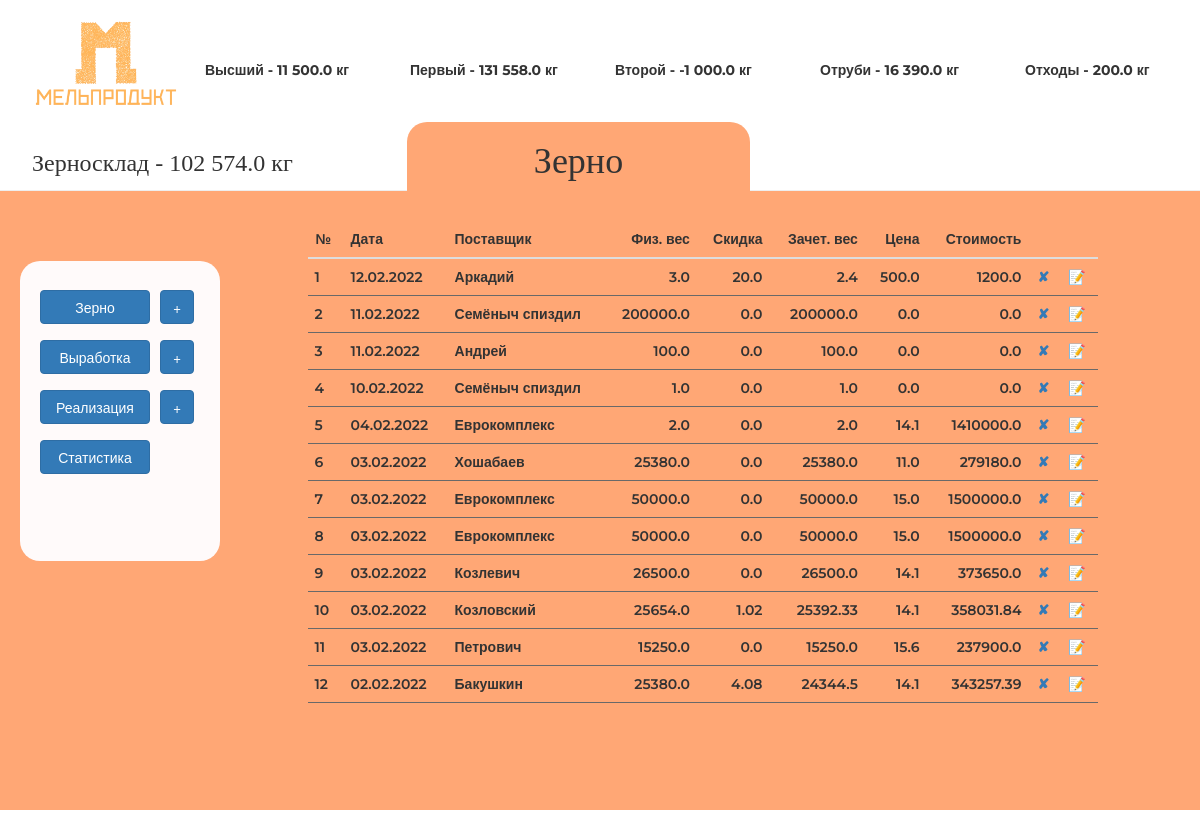
Page /grain on the earlier database version.
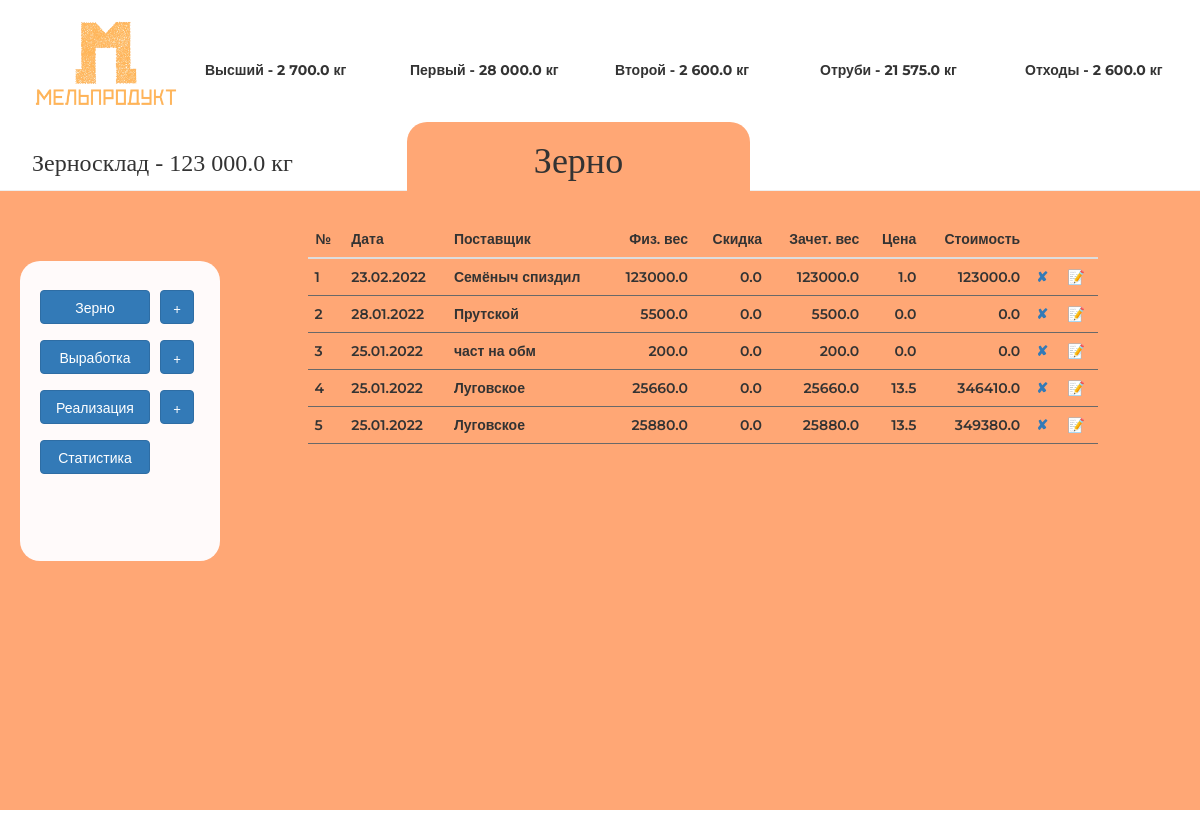
Same page on the later database version.
### main.py (models this page shows)
class Grain(db.Model):
    __tablename__ = "grains"
    id = db.Column(db.Integer, primary_key=True)
    agent = db.Column(db.String(250), nullable=False)
    date = db.Column(db.Date(), nullable=False)
    value = db.Column(db.Float(20), nullable=False)
    discount = db.Column(db.Float(20), nullable=False)
    final_value = db.Column(db.Float(20), nullable=False)
    price = db.Column(db.Float(20), nullable=False)
    cost = db.Column(db.Float(20), nullable=False)

### main.py (the view)
@app.route('/grain', methods=['GET', 'POST'])
def grain():
    stock = Stock.query.filter_by(id=1).first()
    grain_form = AddGrain(discount=0, date=dt.datetime.now())
    table = db.session.query(Grain).filter(Grain.date <= dt.datetime.now(),
                                                 Grain.date >= dt.datetime.now() - dt.timedelta(
                                                     days=30)).order_by(Grain.date).all()
    return render_template('grain.html', title='Зерно', form=grain_form, first='{:,}'.format(stock.first).replace(',', ' '),
                           second='{:,}'.format(stock.second).replace(',', ' '),
                           highest='{:,}'.format(stock.highest).replace(',', ' '),
                           bran='{:,}'.format(stock.bran).replace(',', ' '),
                           waste='{:,}'.format(stock.waste).replace(',', ' '),
                           grain='{:,}'.format(stock.grain).replace(',', ' '), table=reversed(table),
                           button='grain', target='grain', onclick1='onclick=', onclick22='onclick=', onclick3='onclick=',
                           onclick11='onclick=', onclick33='onclick=', bcolor='#ffa775',
                           mright='450px', bimage='/../static/img/FFA775.png'
                           )

### main.py (called while the page is built)
@app.template_filter('jround')
def jround(x):
    y = round(x, 2)
    return y

### templates/grain.html (shortened to what this page needs)
{% extends 'index.html' %}
{% block table %}
{% include "grain-table.html" %}
{% endblock %}

### templates/grain-table.html (shortened to what this page needs)
<div class="col-md-8 col-sm-12" >
<table class="table table-hover counter">
        <thead>
          <tr>
            <th scope="col">№</th>
            <th scope="col">Дата</th>
            <th scope="col">Поставщик</th>
            <th scope="col" style="text-align: right; ">Физ. вес</th>
            <th scope="col" style="text-align: right; ">Скидка</th>
            <th scope="col" style="text-align: right; ">Зачет. вес</th>
            <th scope="col" style="text-align: right; ">Цена</th>
            <th scope="col" style="text-align: right; ">Стоимость</th>
            <th scope="col" style="text-align: right; "></th>
            <th scope="col" style="text-align: right; "></th>
          </tr>
        </thead>
        <tbody>
        {% for line in table %}
          <tr>
            <td>{{line.date.strftime('%d.%m.%Y')}}</td>
            <td>{{line.agent}}</td>
            <td class="rghtalgn">{{line.value}}</td>
            <td class="rghtalgn">{{line.discount}}</td>
            <td class="rghtalgn">{{line.final_value | jround()}}</td>
            <td class="rghtalgn">{{line.price}}</td>
            <td  class="rghtalgn">{{line.cost | jround()}}</td>
            <td><a href="#" data-toggle="modal" title="Удалить" data-target="#test" onclick="aTestFunction({{line.id}}, {{line.value}})">✘</a></td>
            <td><a href="{{url_for('grain_edit', item_id=line.id)}}" type="button" title="Редактировать">📝</a></td>
          </tr>
        {% endfor %}
        </tbody>
      </table>
<div class="col-md-8 col-sm-12" >
        </div>

Differences in the rows shown:
no longer on this page (row edited): Grain: date "12.02.2022", agent "Аркадий", value "3.0", discount "20.0", final_value|jround "2.4", price "500.0", cost|jround "1200.0"
no longer on this page (row edited): Grain: date "11.02.2022", agent "Семёныч спиздил", value "200000.0", discount "0.0", final_value|jround "200000.0", price "0.0", cost|jround "0.0"
no longer on this page (row edited): Grain: date "11.02.2022", agent "Андрей", value "100.0", discount "0.0", final_value|jround "100.0", price "0.0", cost|jround "0.0"
no longer on this page (row edited): Grain: date "10.02.2022", agent "Семёныч спиздил", value "1.0", discount "0.0", final_value|jround "1.0", price "0.0", cost|jround "0.0"
no longer on this page (row edited): Grain: date "04.02.2022", agent "Еврокомплекс", value "2.0", discount "0.0", final_value|jround "2.0", price "14.1", cost|jround "1410000.0"
no longer on this page (row edited): Grain: date "03.02.2022", agent "Хошабаев", value "25380.0", discount "0.0", final_value|jround "25380.0", price "11.0", cost|jround "279180.0"
no longer on this page (row edited): Grain: date "03.02.2022", agent "Еврокомплекс", value "50000.0", discount "0.0", final_value|jround "50000.0", price "15.0", cost|jround "1500000.0"
no longer on this page (row edited): Grain: date "03.02.2022", agent "Еврокомплекс", value "50000.0", discount "0.0", final_value|jround "50000.0", price "15.0", cost|jround "1500000.0"
no longer on this page (row edited): Grain: date "03.02.2022", agent "Козлевич", value "26500.0", discount "0.0", final_value|jround "26500.0", price "14.1", cost|jround "373650.0"
no longer on this page (row edited): Grain: date "03.02.2022", agent "Козловский", value "25654.0", discount "1.02", final_value|jround "25392.33", price "14.1", cost|jround "358031.84"
no longer on this page (row edited): Grain: date "03.02.2022", agent "Петрович", value "15250.0", discount "0.0", final_value|jround "15250.0", price "15.6", cost|jround "237900.0"
no longer on this page (row edited): Grain: date "02.02.2022", agent "Бакушкин", value "25380.0", discount "4.08", final_value|jround "24344.5", price "14.1", cost|jround "343257.39"
added Grain: date "23.02.2022", agent "Семёныч спиздил", value "123000.0", discount "0.0", final_value|jround "123000.0", price "1.0", cost|jround "123000.0"
added Grain: date "28.01.2022", agent "Прутской", value "5500.0", discount "0.0", final_value|jround "5500.0", price "0.0", cost|jround "0.0"
added Grain: date "25.01.2022", agent "част на обм", value "200.0", discount "0.0", final_value|jround "200.0", price "0.0", cost|jround "0.0"
added Grain: date "25.01.2022", agent "Луговское", value "25660.0", discount "0.0", final_value|jround "25660.0", price "13.5", cost|jround "346410.0"
added Grain: date "25.01.2022", agent "Луговское", value "25880.0", discount "0.0", final_value|jround "25880.0", price "13.5", cost|jround "349380.0"
Other differences:
{{ highest }}: "11 500.0" → "2 700.0"
{{ first }}: "131 558.0" → "28 000.0"
{{ second }}: "-1 000.0" → "2 600.0"
{{ bran }}: "16 390.0" → "21 575.0"
{{ waste }}: "200.0" → "2 600.0"
{{ grain }}: "102 574.0" → "123 000.0"
